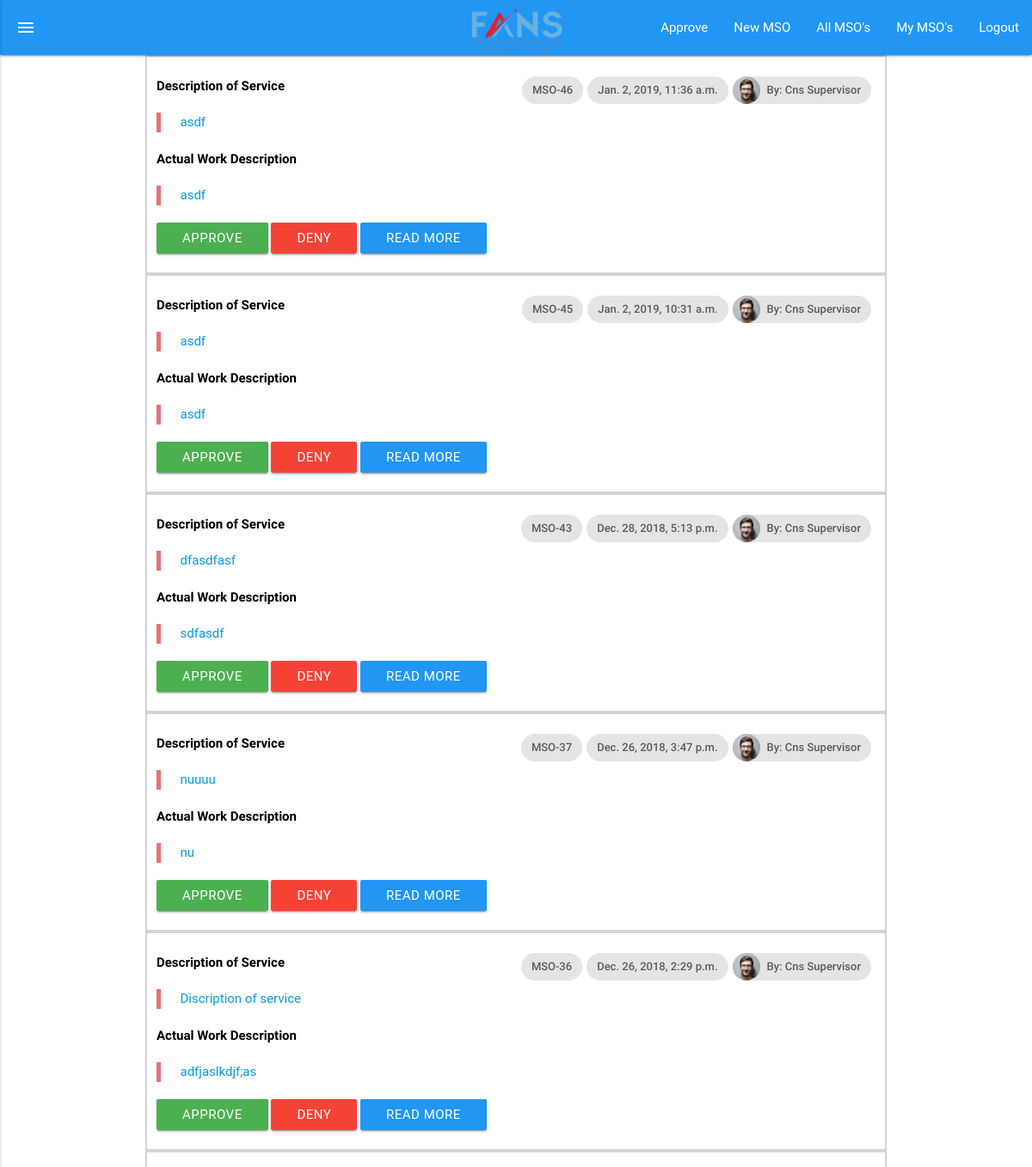
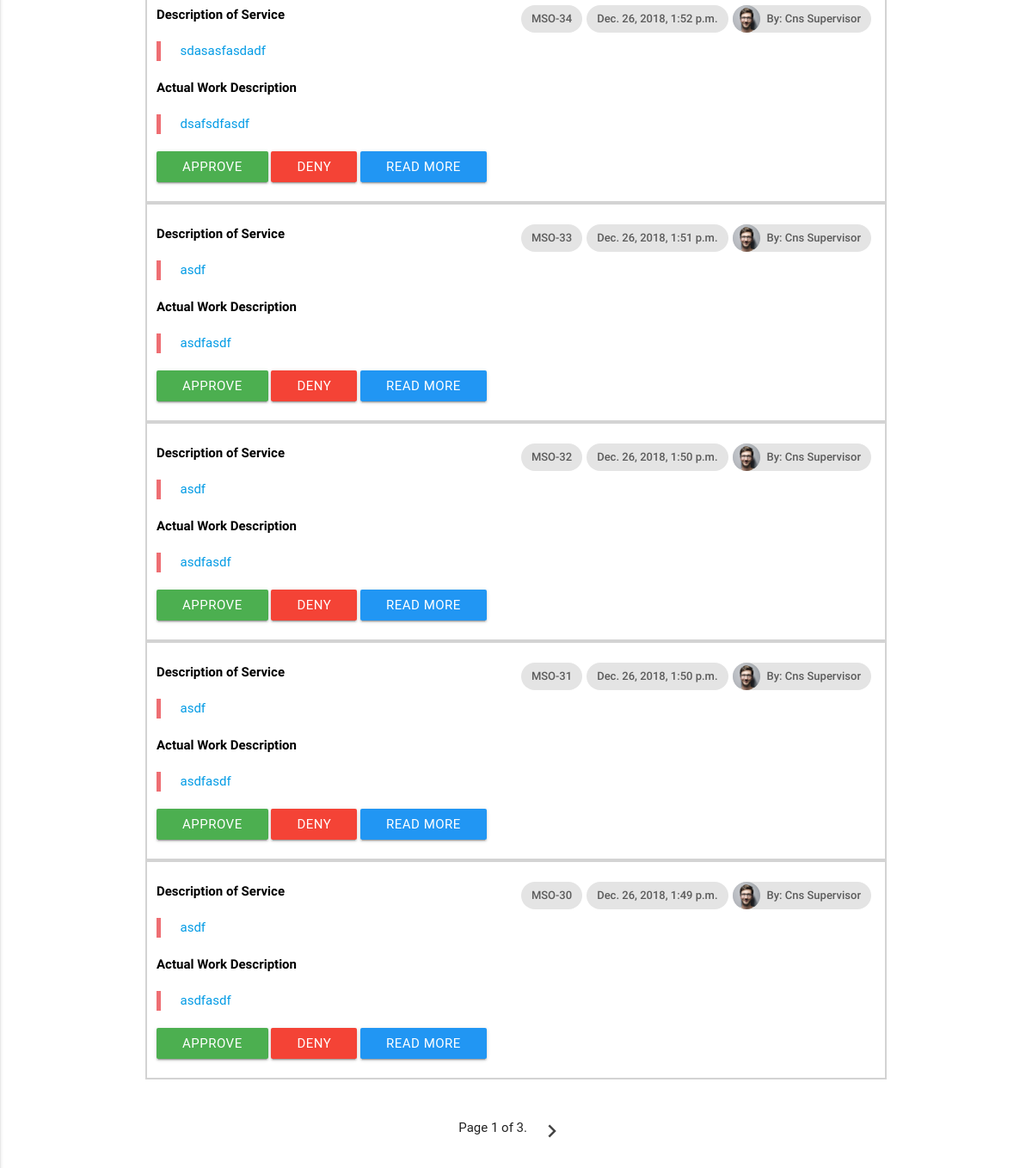
Page /mso/approve/ (signed in) on the earlier database version (2 pictures, top to bottom).
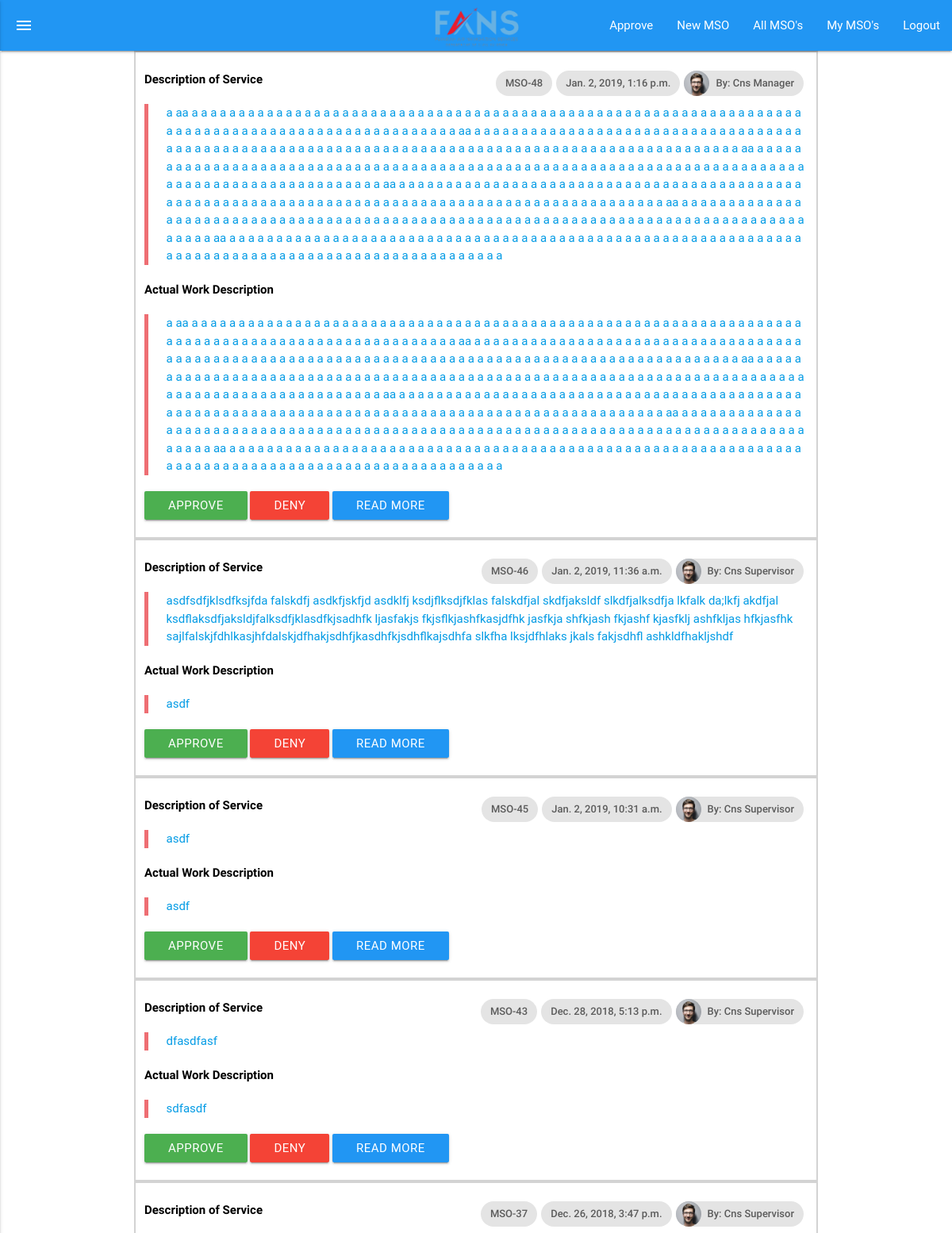
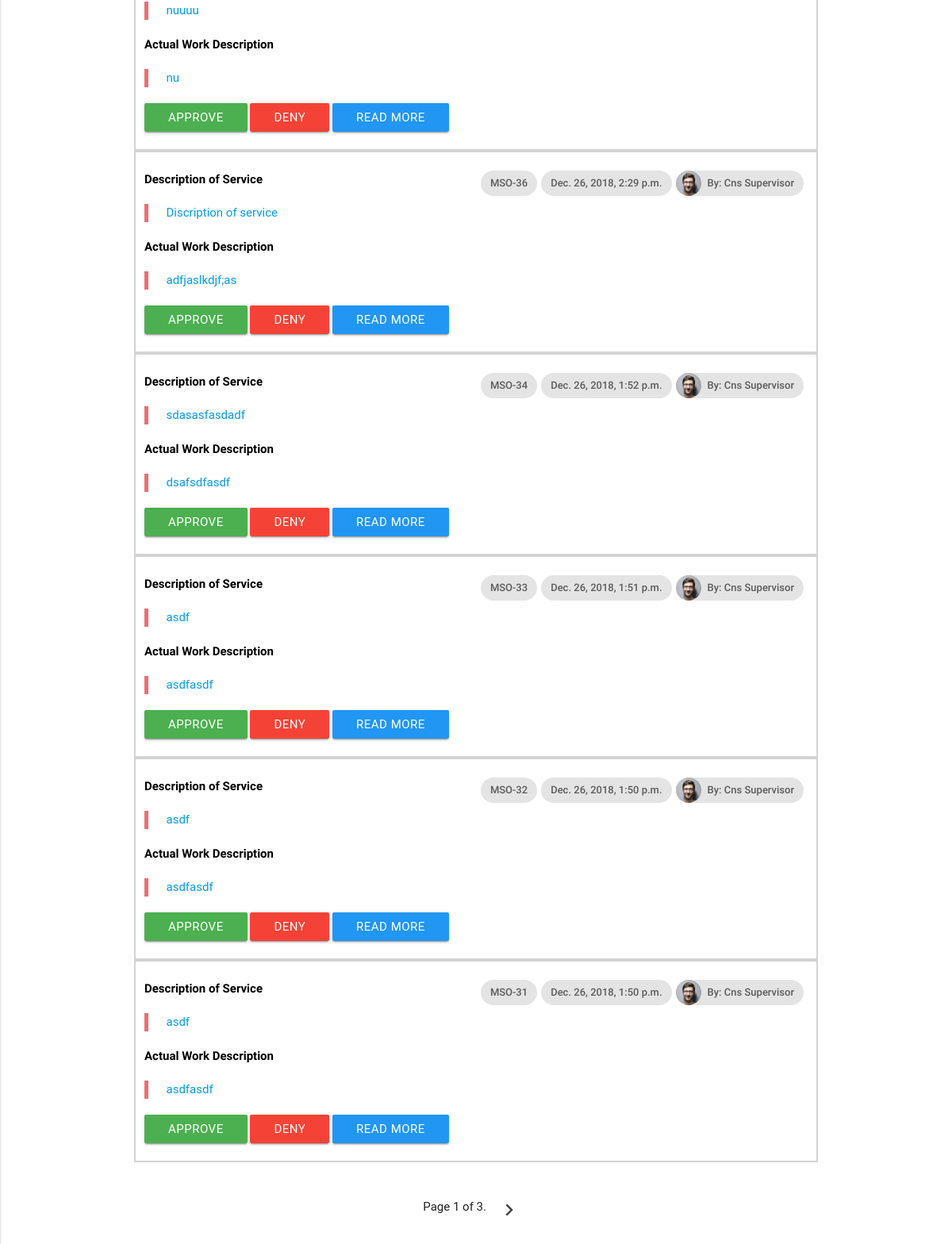
Same page on the later database version (2 pictures, top to bottom).
### mso/models.py (models this page shows, shortened)
class MsoCns(models.Model):
    requested_by = models.CharField(max_length=100, default='')
    section =  models.CharField(max_length=100, default='')
    department_head =  models.CharField(max_length=100, default='')
    location =  models.CharField(max_length=100, default='')
    description_of_service = models.TextField(default='')
    manager_approval = models.BooleanField(default=False)
    manager_approval_date = models.DateTimeField(auto_now=False, null=True)
    actual_work_descripition = models.TextField(default='')
    date_started = models.CharField(default='', max_length=50)
    date_completed = models.CharField(default='', max_length=50)
    work_compleated_by = models.TextField(default='')
    id_number = models.CharField(max_length=254, default='')
    supervisor_approval = models.BooleanField(default=False)
    supervisor_approval_date = models.DateTimeField(auto_now=False, null=True)
    posted_on = models.DateTimeField(auto_now=True)
    posted_by = models.EmailField(max_length=254, default='')
    posted_by_name = models.CharField(max_length=254, default='')
    requested_by_other_department = models.BooleanField(default=False)
    completed = models.BooleanField(default=False)

### mso/views.py (the view)
# urls.py: path('approve/', views.approve, name='approve.html'),
@login_required
def approve(request, msg=''):
    job_title = helper.get_job_title(request.user)
    if job_title == 'CNS Manager':
        all_msos = MsoCns.objects.all().order_by('-pk').filter(manager_approval=False)
    elif job_title == 'CNS Supervisor':
        all_msos = MsoCns.objects.all().order_by('-pk').filter(supervisor_approval=False)
    else:
        print('This is niether Manager or Supervisor account. Not authorized to approve MSO\'S')
    print(job_title)
    paginator = Paginator(all_msos, 10)
    page = request.GET.get('page')
    msos = paginator.get_page(page)
    gender = helper.get_gender(request.user)
    department = helper.get_department(request.user)
    current_user_name = helper.get_full_name(request.user)
    args = {
        'msos': msos,
        'current_user_name': str(current_user_name),
        'current_user_email': str(request.user),
        'current_user_gender': str(gender),
        'department': str(department),
        'job_title': str(job_title),
        'msg': msg,
    }
    return render(request, 'mso/approve.html', args)

### mso/helper.py (called while the page is built)
def get_full_name(email):
    first_name = CustomUser.objects.values_list('first_name', flat=True).filter(email=email)[0].lower()
    last_name = CustomUser.objects.values_list('last_name', flat=True).filter(email=email)[0].lower()
    return first_name.capitalize() + ' ' + last_name.capitalize()

def get_job_title(email):
    job_title = SetupUserAccount.objects.values_list('job_title', flat=True).filter(email=email)[0]
    return job_title

def get_gender(email):
    gender = SetupUserAccount.objects.values_list('gender', flat=True).filter(email=email)[0]
    return gender

def get_department(email):
    department = SetupUserAccount.objects.values_list('department', flat=True).filter(email=email)[0]
    return department

### users/models.py (called while the page is built)
    def __str__(self):
        return self.email

### mso/templates/mso/approve.html (shortened to what this page needs)
{% extends 'cns_base.html' %}
{% load static %}
{% block linktag %} <link rel="stylesheet" type="text/css" href="{% static "pages/css/mso.css" %}"> {% endblock linktag %}
{% block content %}
<div class="container">
    {%for mso in msos %}
    <div class="row mso_row" id="r{{mso.id}}">
        <div class="col s12">
            <br>
            <a id="read_mode_a" href="/mso/{{mso.id}}">
                <div class="chip">
                    <img src="{% static "pages/img/person1.jpg" %}" alt="Contact Person">By: {{ mso.posted_by_name }}
                </div>
                <div class="chip">
                    {{mso.posted_on}}
                </div>
                <div class="chip">MSO-{{mso.id}}</div>
                <span class="title mso_title">Description of Service</span>
                <blockquote>{{mso.description_of_service}}</blockquote>
                <span class="title mso_title">Actual Work Description</span>
                <blockquote>{{mso.actual_work_descripition}}</blockquote>
                </a>
                <a id="{{mso.id}}" href="#" class="approve waves-effect waves-light green btn btn-small">Approve</a>
                <a id="deny_a" class="deny_modal waves-effect waves-light red btn btn-small modal-trigger" href="#deny_modal">Deny</a>
                <a href="/mso/{{mso.id}}" class="waves-effect waves-light blue btn modal-trigger">Read More</a>
            <br>
            <br>
        </div>
    </div>
        {% endfor %}
        <br>
        <br>
        <div class="pagination">
            <span class="step-links">
                <span class="current">
                    Page {{ msos.number }} of {{ msos.paginator.num_pages }}.
                </span>
                {% if msos.has_next %}
                    <li class="waves-effect">
                            <a href="?page={{ msos.next_page_number }}">
                            <i class="material-icons large">chevron_right</i>
                        </a>
                    </li>
                {% endif %}
            </span>
        </div>
        <br>
        <br>
        <br>
</div>
{% endblock content %}

Differences in the rows shown:
no longer on this page (row unchanged): MsoCns: posted_by_name "Cns Supervisor", posted_on "Dec. 26, 2018, 1:49 p.m.", id "30", description_of_service "asdf", actual_work_descripition "asdfasdf"
added MsoCns: posted_by_name "Cns Manager", posted_on "Jan. 2, 2019, 1:16 p.m.", id "48", description_of_service "a aa a a a a a a a a a a a a a a a a a a a a a a a a a a a a a a a a a a a a a a a a a a a a a a a a a a a a a a a a a a a a a a a a a a a a a a a a a a a a a a a a a a a a a a a a a a a a a a a a aa a a a a a a a a a a a a a a a a a a a a a a a a a a a a a a a a a a a a a a a a a a a a a a a a a a a a a a a a a a a a a a a a a a a a a a a a a a a a a a a a a a a a a a a a a a a a a a a a aa a a a a a a a a a a a a a a a a a a a a a a a a a a a a a a a a a a a a a a a a a a a a a a a a a a a a a a a a a a a a a a a a a a a a a a a a a a a a a a a a a a a a a a a a a a a a a a a a aa a a a a a a a a a a a a a a a a a a a a a a a a a a a a a a a a a a a a a a a a a a a a a a a a a a a a a a a…", actual_work_descripition "a aa a a a a a a a a a a a a a a a a a a a a a a a a a a a a a a a a a a a a a a a a a a a a a a a a a a a a a a a a a a a a a a a a a a a a a a a a a a a a a a a a a a a a a a a a a a a a a a a a aa a a a a a a a a a a a a a a a a a a a a a a a a a a a a a a a a a a a a a a a a a a a a a a a a a a a a a a a a a a a a a a a a a a a a a a a a a a a a a a a a a a a a a a a a a a a a a a a a aa a a a a a a a a a a a a a a a a a a a a a a a a a a a a a a a a a a a a a a a a a a a a a a a a a a a a a a a a a a a a a a a a a a a a a a a a a a a a a a a a a a a a a a a a a a a a a a a a aa a a a a a a a a a a a a a a a a a a a a a a a a a a a a a a a a a a a a a a a a a a a a a a a a a a a a a a a…"
changed MsoCns id 46: description_of_service "asdf" → "asdfsdfjklsdfksjfda falskdfj asdkfjskfjd asdklfj ksdjflksdjfklas falskdfjal skdfjaksldf slkdfjalksdfja lkfalk da;lkfj akdfjal ksdflaksdfjaksldjfalksdfjklasdfkjsadhfk ljasfakjs fkjsflkjashfkasjdfhk jasfkja shfkjash fkjashf kjasfklj ashfkljas hfkjasfhk sajlfalskjfdhlkasjhfdalskjdfhakjsdhfjkasdhfkjsdhflkajsdhfa slkfha lksjdfhlaks jkals fakjsdhfl ashkldfhakljshdf"
